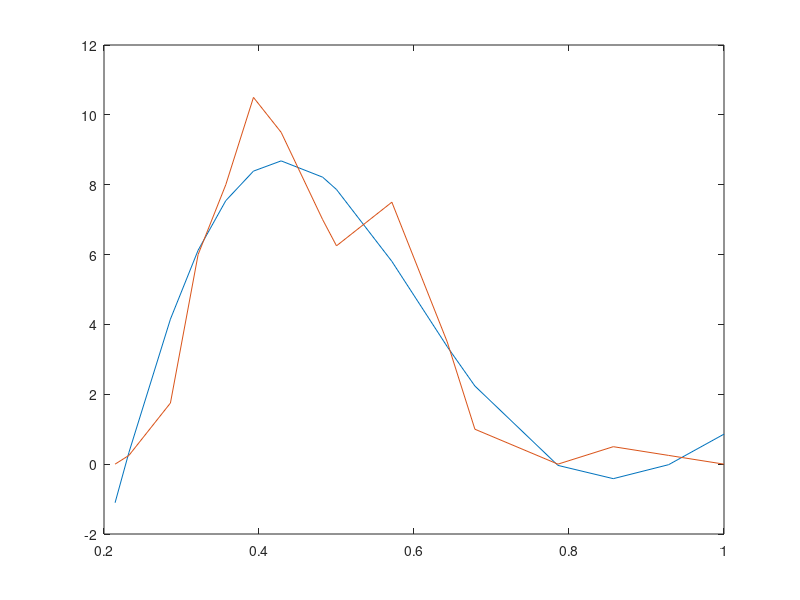

MATLAB code to generate this figure: (Note: this script raises an error after producing the figure.)
F = @(a, xdata)a(5) + a(6)*exp(a(1)*xdata).*cos(a(2)*xdata)...
+ a(7)*exp(a(1)*xdata).*sin(a(2)*xdata)+ a(8)*exp(a(3)*xdata).*cos(a(4)*xdata) ...
+a(9)*exp(a(3)*xdata).*sin(a(4)*xdata)

v = [0 0.25 1.75 6 8 10.5 9.5 7 6.25 7.5 3.5 1 0 0.5 0.25 0];
t = [3 3.25 4 4.5 5 5.5 6 6.75 7 8 9 9.5 11 12 13 14];

Aeq = [0 0 0 1 0 0 0 0 0;0 1 0 0 0 0 0 0 0];
beq = [6*pi; 6*pi];

t = t/max(t)
x0 = [1 2*pi -12 2*pi 4 1 1 1 1 ]';
[x,resnorm,~,exitflag,output] = lsqcurvefit(F,x0,t,v)
%[x,resnorm,~,exitflag,output] = lsqcurvefit(F,x0,t,v,lb,ub,Aeq,beq)
plot(t, F(x,t))
hold on
plot(t, v)
v_hat = F(x, t);
result = sum((v-v_hat).^2)
% 
% v = v(7:end);
% t = t(7:end);
% [x2,resnorm,~,exitflag,output] = lsqcurvefit(F,x0,t,v)
% plot(t, F(x,t))
% hold on
% plot(t, v)

for k = 1:1000
    [x,resnorm2,~,exitflag] = ga(@NonLinearFun,9);
    if resnorm2 < resnorm
        x2 = x
        resnorm2
    end
end
plot(t, F(x2,t))
hold on
plot(t, v)
v_hat = F(x2, t);
result = sum((v-v_hat).^2)
